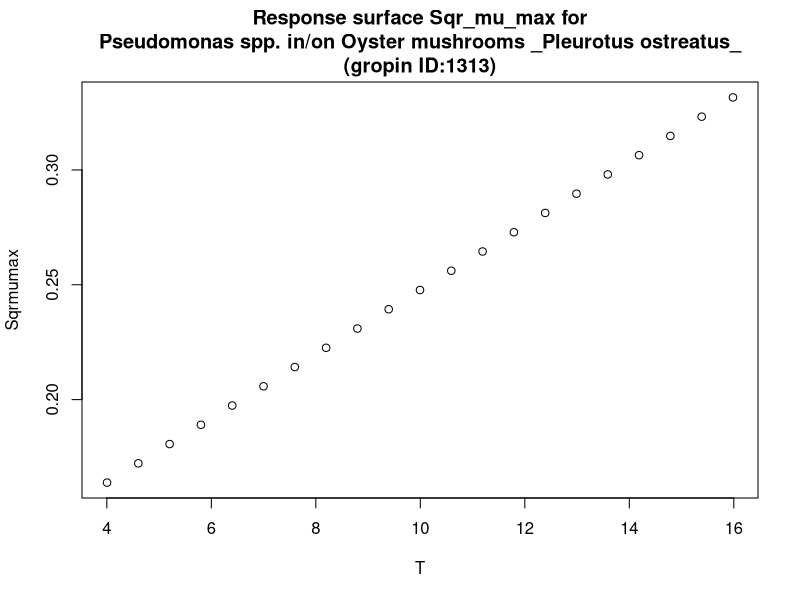

This chart was generated by the following R code:
#############################
# start of Parameter script
#############################
T <- seq(4.004,15.984015984016,length.out=21)
#############################
# end of Parameter script
#############################
############################# 
# start of Model script Gropin ID 1313 
#############################
 
# constant coefficients for this model
 
variables <- data.frame(T)
argumentsPar <- unique.data.frame(expand.grid(variables))
 
# heart of the model
response_surface <- function(T) {
   mumax <-0.014*(T+7.7)

	return(mumax=mumax)
} 

# output parameters
responseSurface <- cbind(argumentsPar,response_surface(argumentsPar['T']))
colnames(responseSurface) <- c(colnames(argumentsPar),'Sqrmumax')
#############################
# End of Model script
#############################
############################# 
# start of Visualisation script Gropin ID 1313 
#############################
titleText <-'Response surface Sqr_mu_max for
Pseudomonas spp. in/on Oyster mushrooms _Pleurotus ostreatus_
(gropin ID:1313)'
plot(T,responseSurface$'Sqrmumax',xlab='T',
                          ylab='Sqrmumax',main=titleText)
#############################
# End of Visualisation script
#############################
